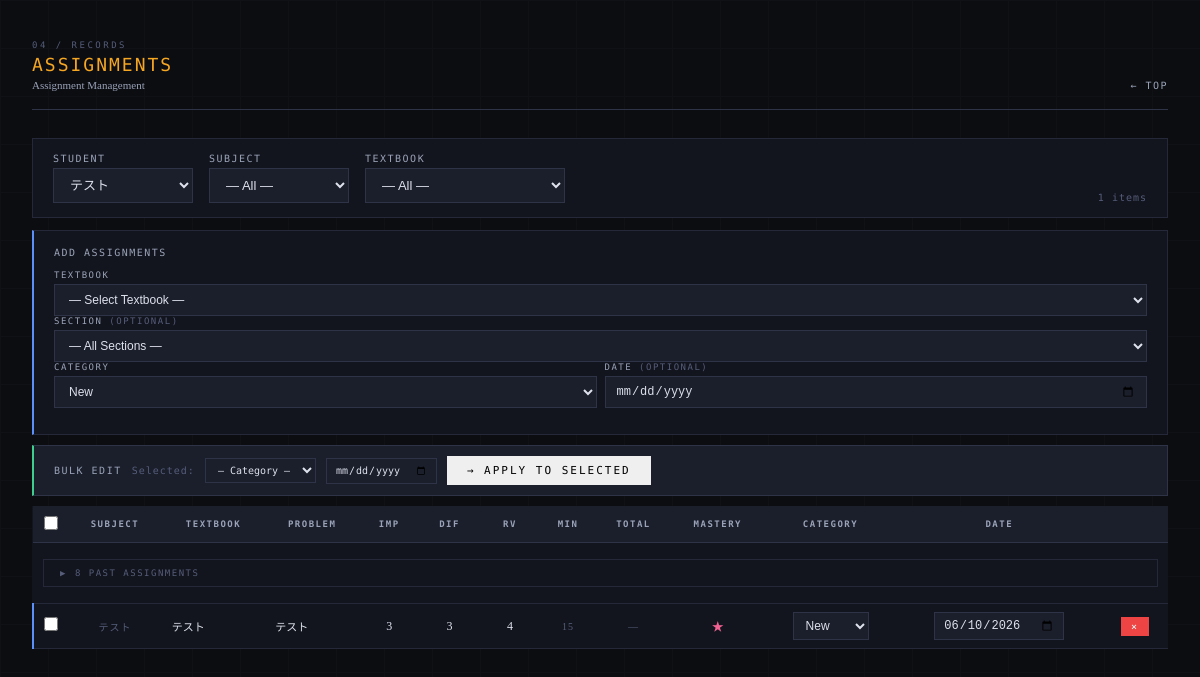
Before: /assignments/list with the older database file.
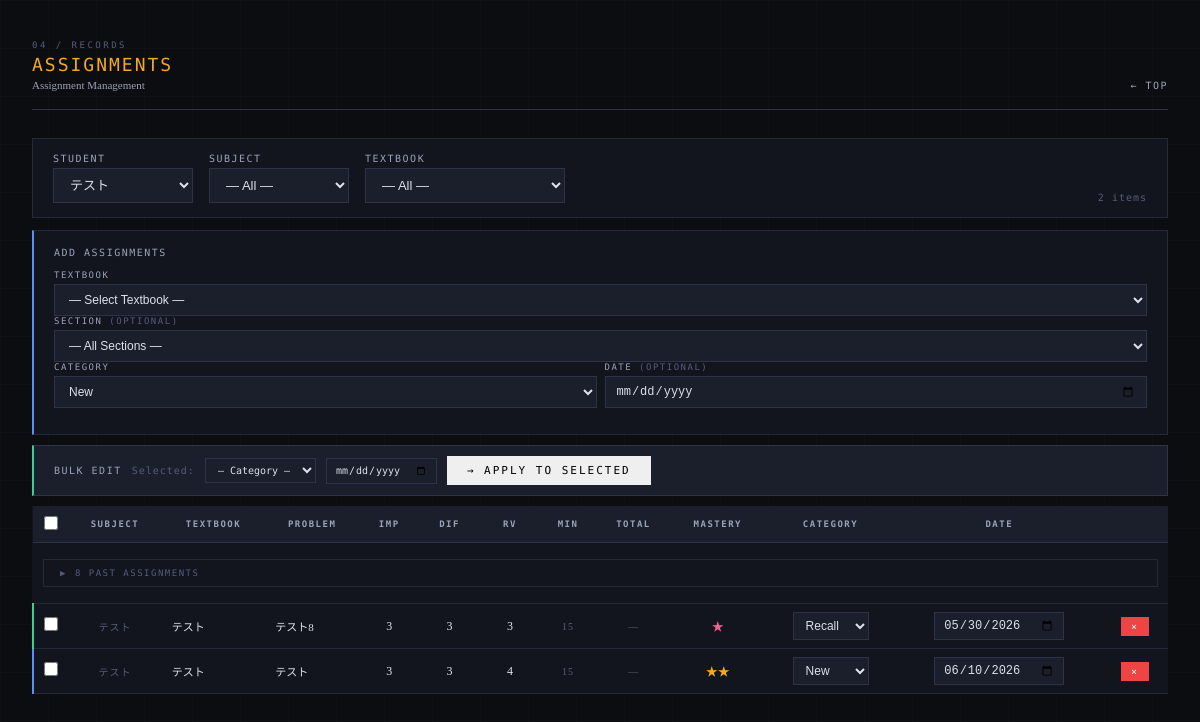
After: the same page with the newer database file.
### tables this page shows
CREATE TABLE assignments (
            assignment_id INTEGER PRIMARY KEY AUTOINCREMENT,
            student_id TEXT NOT NULL,
            problem_id INTEGER NOT NULL,
            scheduled_date TEXT NOT NULL,
            category TEXT NOT NULL, assigned_minutes INTEGER DEFAULT NULL, progress_before REAL DEFAULT 0.0, progress_after REAL DEFAULT NULL, session_index INTEGER DEFAULT 1, session_total INTEGER DEFAULT 1,
            FOREIGN KEY (student_id) REFERENCES students(student_id),
            FOREIGN KEY (problem_id) REFERENCES problems(problem_id)
        );

CREATE TABLE problems (
            problem_id INTEGER PRIMARY KEY AUTOINCREMENT,
            subject TEXT NOT NULL,
            textbook TEXT NOT NULL,
            problem_number TEXT NOT NULL,
            importance TEXT NOT NULL,
            type TEXT NOT NULL
        , instruction TEXT, difficulty INTEGER DEFAULT 3, review_value INTEGER DEFAULT 3, estimated_minutes INTEGER DEFAULT 15, textbook_id INTEGER, section_id INTEGER, order_in_textbook INTEGER, total_minutes INTEGER DEFAULT NULL);

### app.py (the view)
@app.route("/assignments/list")
def assignments_list():
    conn = get_connection()
    c = conn.cursor()
    c.execute("SELECT * FROM students ORDER BY student_id")
    students = c.fetchall()
    student_id = request.args.get(
        "student_id", students[0]["student_id"] if students else None)
    assignments = []
    if student_id:
        c.execute("""
            SELECT a.assignment_id, a.category, a.scheduled_date,
                   p.problem_id, p.subject, p.textbook, p.problem_number,
                   p.importance, p.difficulty, p.review_value,
                   p.estimated_minutes, p.total_minutes,
                   (SELECT mastery FROM history h
                    WHERE h.student_id = a.student_id
                    AND h.problem_id = a.problem_id
                    ORDER BY h.date DESC, h.history_id DESC LIMIT 1) as mastery
            FROM assignments a
            JOIN problems p ON a.problem_id = p.problem_id
            WHERE a.student_id = ?
            ORDER BY a.scheduled_date, p.subject
        """, (student_id,))
        assignments = c.fetchall()
    conn.close()
    return render_template("assignments_list.html",
                           students=students,
                           assignments=assignments,
                           selected_student=student_id)

### app.py (called while the page is built)
@app.template_filter("cat_en")
def cat_en_filter(v):
    return CAT_EN.get(v, v)

@app.before_request
def require_login():
    password = os.environ.get('APP_PASSWORD', '')
    if not password:
        return
    if request.endpoint in ('login', 'logout', 'static', 'api_tool'):
        return
    if not session.get('logged_in'):
        return redirect(url_for('login'))

### database.py (called while the page is built)
def get_connection():
    conn = sqlite3.connect(DB_PATH)
    conn.row_factory = sqlite3.Row
    return conn

### templates/assignments_list.html (shortened to what the changed rows need)
<!DOCTYPE html>
<html lang="ja">
<head>
</head>
<body>
<div class="container">
  <div class="filter-bar fade-in">
    <form method="GET" style="display:contents;">
      <div>
      </div>
    </form>
    <div>
      <label>Subject</label>
      <select id="filter-subject">
      </select>
    </div>
    <div>
      <label>Textbook</label>
      <select id="filter-textbook" style="min-width:200px;">
      </select>
    </div>
    <span class="meta-text" style="margin-left:auto;" id="filter-count">{{ assignments|length }} items</span>
  </div>
  <div class="fade-in" style="overflow-x:auto;">
  <table class="data-table" id="assignments-table">
    <thead>
      <tr>
        <th style="width:32px;"><input type="checkbox" id="check-all" onchange="toggleAll(this)"></th>
        <th>Subject</th>
        <th>Textbook</th>
        <th>Problem</th>
        <th>Imp</th>
        <th>Dif</th>
        <th>RV</th>
        <th>Min</th>
        <th>Total</th>
        <th>Mastery</th>
        <th>Category</th>
        <th>Date</th>
        <th></th>
      </tr>
    </thead>
    <tbody>
    {%- for a in assignments %}
    <tr id="row-{{ a.assignment_id }}" class="row-{{ a.category }}"
        data-subject="{{ a.subject }}" data-textbook="{{ a.textbook }}">
      <td><input type="checkbox" class="row-check" value="{{ a.assignment_id }}"></td>
      <td class="meta-text">{{ a.subject }}</td>
      <td class="left" style="max-width:150px;overflow:hidden;text-overflow:ellipsis;white-space:nowrap;font-size:11px;">
        {{ a.textbook }}
      </td>
      <td class="left" style="max-width:180px;overflow:hidden;text-overflow:ellipsis;white-space:nowrap;font-size:11px;">
        {{ a.problem_number }}
      </td>
      <td class="editable-cell" data-problem="{{ a.problem_id }}" data-field="importance">
        <span class="editable" ondblclick="startNumEdit(this)">{{ a.importance }}</span>
      </td>
      <td class="editable-cell" data-problem="{{ a.problem_id }}" data-field="difficulty">
        <span class="editable" ondblclick="startNumEdit(this)">{{ a.difficulty }}</span>
      </td>
      <td class="editable-cell" data-problem="{{ a.problem_id }}" data-field="review_value">
        <span class="editable" ondblclick="startNumEdit(this)">{{ a.review_value }}</span>
      </td>
      <td class="meta-text">{{ a.estimated_minutes if a.estimated_minutes else '—' }}</td>
      <td class="meta-text" style="color:var(--text-dim);">
        {{ a.total_minutes if a.total_minutes else '—' }}</td>
      <td class="mastery-cell"
        data-student="{{ selected_student }}"
        data-problem="{{ a.problem_id }}">
        {%- set m = a.mastery or 1 %}
        <span class="editable mastery-{{ m }}" ondblclick="startMasteryEdit(this, {{ m }})">
          {{ '★' * m }}
        </span>
      </td>
      <td>
        <select class="edit-field inline-select"
          data-id="{{ a.assignment_id }}" data-field="category"
          style="width:76px;"
          onchange="markChanged(this, {{ a.assignment_id }})">
          {%- for cat in ['New','Recall','Drill','Reinforce'] %}
          <option value="{{ cat }}" {%- if cat == a.category %} selected{%- endif %}>{{ cat | cat_en }}</option>
          {%- endfor %}
        </select>
      </td>
      <td>
        <input type="date" class="edit-field"
          data-id="{{ a.assignment_id }}" data-field="scheduled_date"
          value="{{ '' if a.scheduled_date == '2099-12-31' else a.scheduled_date }}"
          style="width:130px;"
          onchange="markChanged(this, {{ a.assignment_id }})">
      </td>
      <td>
        <button class="btn btn-danger"
          onclick="deleteAssignment({{ a.assignment_id }}, this)">×</button>
      </td>
    </tr>
    {%- endfor %}
    </tbody>
  </table>
  </div>
</div>
</body>
</html>

Changed rows visible on the page:
added assignments: subject "テスト", textbook "テスト", problem_number "テスト8", importance "3", difficulty "3", review_value "3", estimated_minutes "15", total_minutes "—", value "★", category+assignment_id "Recall", scheduled_date "05/30/2026"
changed assignments "New": value "★" → "★★"
Other visible differences:
text written by a page script: "1 items" → "2 items"
